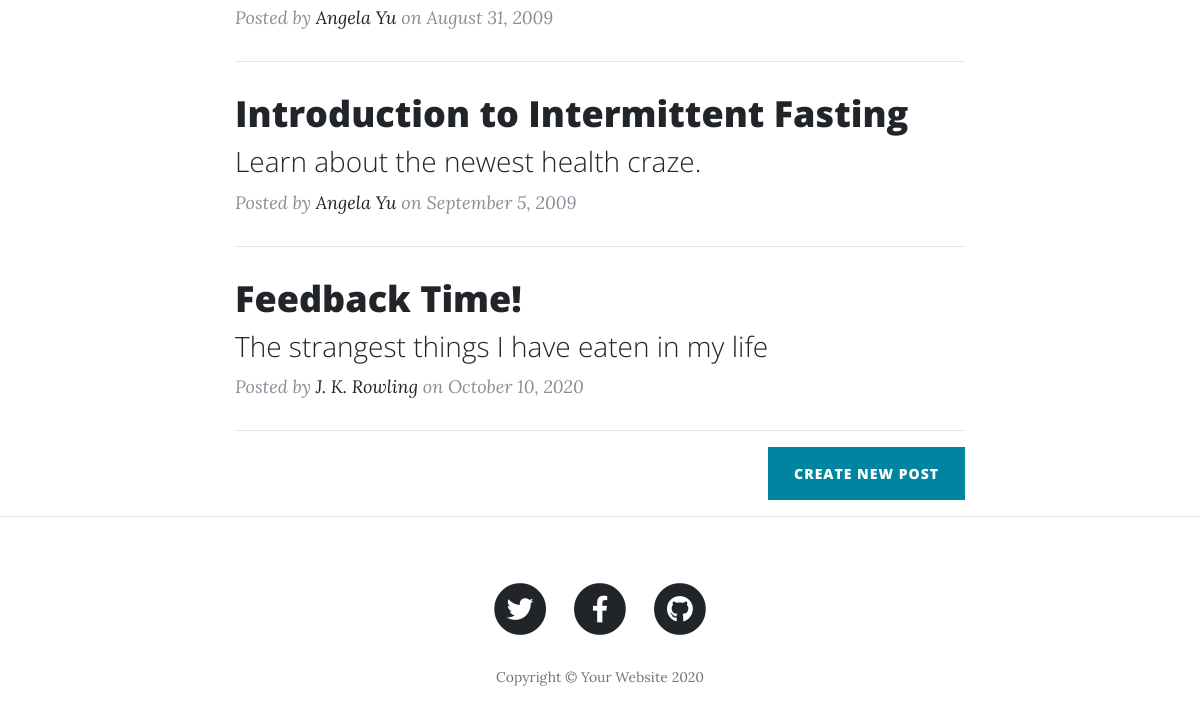
Before: / (lower part) with the older database file.
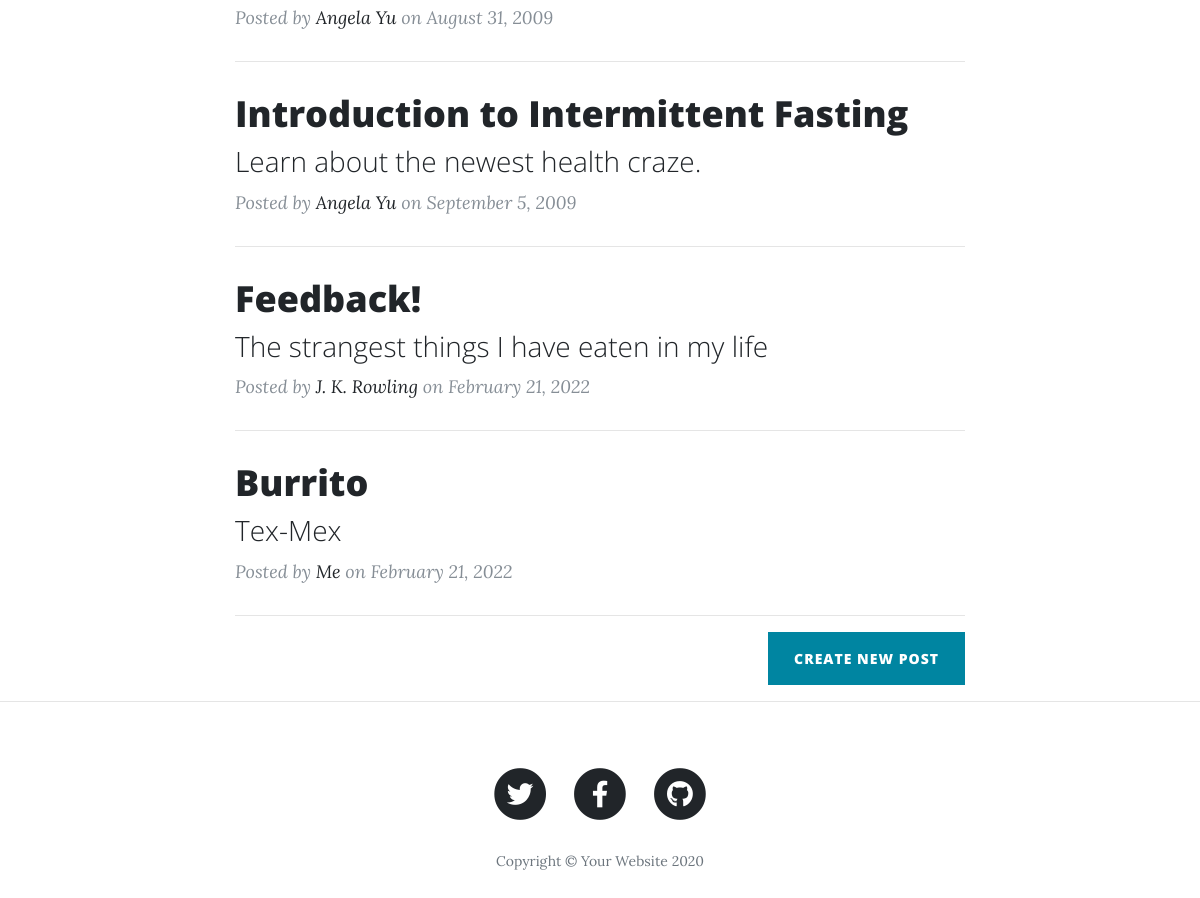
After: the same page with the newer database file.
### main.py (models this page shows)
class BlogPost(db.Model):
    id = db.Column(db.Integer, primary_key=True)
    title = db.Column(db.String(250), unique=True, nullable=False)
    subtitle = db.Column(db.String(250), nullable=False)
    date = db.Column(db.String(250), nullable=False)
    body = db.Column(db.Text, nullable=False)
    author = db.Column(db.String(250), nullable=False)
    img_url = db.Column(db.String(250), nullable=False)
    def to_dict(self):
        return {
            "id": self.id,
            "title": self.title,
            "subtitle": self.subtitle,
            "date": self.date,
            "body": self.body,
            "author": self.author,
            "img_url": self.img_url,
        }

### main.py (the view)
@app.route('/')
def get_all_posts():
    posts = BlogPost.query.all()
    all_posts = []
    for post in posts:
        all_posts.append(post.to_dict())
    return render_template("index.html", all_posts=posts)

### templates/index.html (shortened to what this page needs)
{% include "header.html" %}
  <div class="container">
    <div class="row">
      <div class="col-lg-8 col-md-10 mx-auto">
        {% for post in all_posts %}
        <div class="post-preview">
          <a href="{{ url_for('show_post', post_id=post.id) }}">
            <h2 class="post-title">
              {{post.title}}
            </h2>
            <h3 class="post-subtitle">
              {{post.subtitle}}
            </h3>
          </a>
          <p class="post-meta">Posted by
            <a href="#">{{post.author}}</a>
            on {{post.date}}</p>
        </div>
        <hr>
        {% endfor %}
        <div class="clearfix">
          <a class="btn btn-primary float-right" href={{ url_for("new_post") }}>Create New Post</a>
        </div>
      </div>
    </div>
  </div>
  <hr>
{% include "footer.html" %}

### templates/header.html (shortened to what this page needs)
<!DOCTYPE html>
<html lang="en">
<head>
  <link href="{{ url_for('static', filename='vendor/bootstrap/css/bootstrap.min.css') }}" rel="stylesheet">
  <link href="{{ url_for('static', filename='vendor/fontawesome-free/css/all.min.css')}}" rel="stylesheet" type="text/css">
  <link href="{{ url_for('static', filename='css/clean-blog.min.css')}}" rel="stylesheet">
</head>
<body>

### templates/footer.html (shortened to what this page needs)
  <footer>
    <div class="container">
      <div class="row">
        <div class="col-lg-8 col-md-10 mx-auto">
          <ul class="list-inline text-center">
            <li class="list-inline-item">
              <a href="#">
                <span class="fa-stack fa-lg">
                  <i class="fas fa-circle fa-stack-2x"></i>
                  <i class="fab fa-twitter fa-stack-1x fa-inverse"></i>
                </span>
              </a>
            </li>
            <li class="list-inline-item">
              <a href="#">
                <span class="fa-stack fa-lg">
                  <i class="fas fa-circle fa-stack-2x"></i>
                  <i class="fab fa-facebook-f fa-stack-1x fa-inverse"></i>
                </span>
              </a>
            </li>
            <li class="list-inline-item">
              <a href="#">
                <span class="fa-stack fa-lg">
                  <i class="fas fa-circle fa-stack-2x"></i>
                  <i class="fab fa-github fa-stack-1x fa-inverse"></i>
                </span>
              </a>
            </li>
          </ul>
          <p class="copyright text-muted">Copyright &copy; Your Website 2020</p>
        </div>
      </div>
    </div>
  </footer>
</body>
</html>

Changed rows visible on the page:
changed BlogPost "The strangest things I have eaten in my life": title "Feedback Time!" → "Feedback!"; date "October 10, 2020" → "February 21, 2022"
added BlogPost: title "Burrito", subtitle "Tex-Mex", author "Me", date "February 21, 2022"
